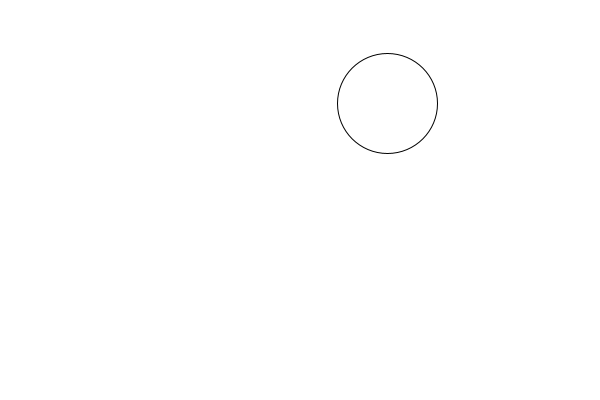
Frame 1 (no input)
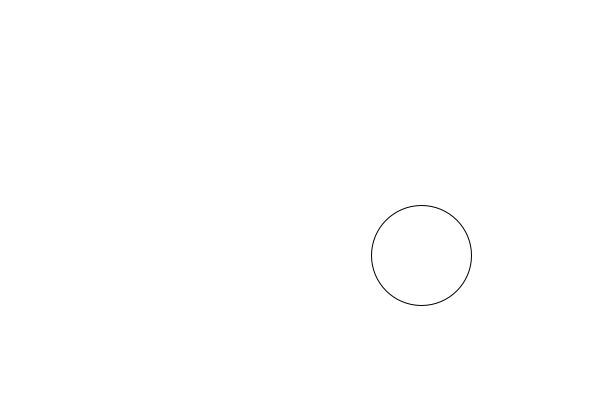
Frame 60 (the mouse pressed at the canvas centre just before this capture)
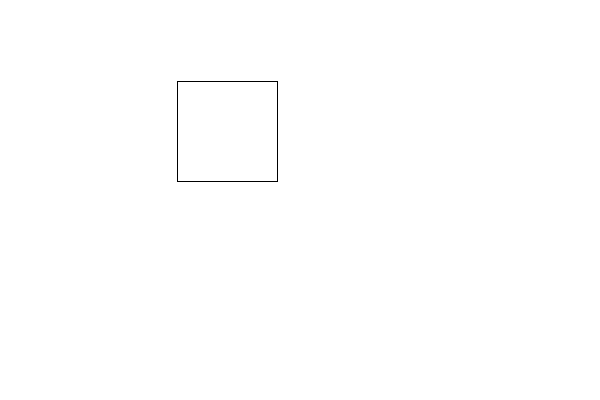
Frame 120 (the mouse held since frame 60 and released just before this capture)

The Processing sketch that drew these frames (run headless with seeded random() and noise(); from frame 60 on, the mouse is pressed at the canvas centre):

// Processing sketch: exer17_millis_skeleton
// ── exer17_millis_skeleton.pde
int startTime;

void setup() {
  size(600, 400);
  background(255);
}


void draw() {
  background(255);
  //int m = millis();
 runScenes();  // this contains all the if / else if timing conditions


}

void runScenes(){
   int m = millis() - startTime;
  
  if(m < 2000){
    scene1();
  }
  
  else if(m < 5000){
    scene2();
  }

  else if(m < 10000){
    scene3();
  }
  
  else if(m >= 10000){
    startTime = millis();
  }
}

void scene1() {
  ellipse(random(width), random(height), 100, 100);

}

void scene2() {
   rect(random(width), random(height), 100, 100);


}

void scene3() {
  float x = random(width);
  line(x, 0, x, height);

}
